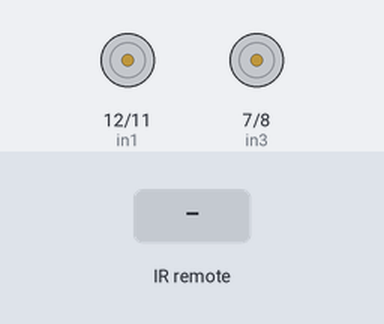
The sketch below on a simulated Arduino Uno, built with avr-gcc and run on an emulated ATmega328P. On the bench: motor-driver pin pairs drawn as motors (green arrow = first pin HIGH = forward, orange = second pin HIGH = backward, longer = more drive, scaled by the enable pin). The inputs (shaded band) are chosen by the test bench.

Above: at 1.2 s.
1.3 s: infrared code 0xFF18E7 received
At 1.42 s:
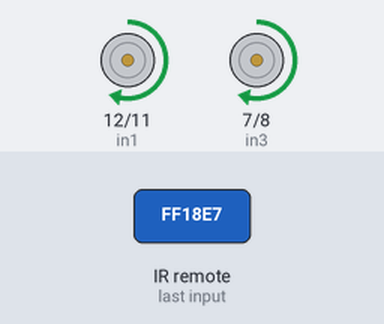
3.0 s: infrared code 0xFF4AB5 received
At 3.12 s:
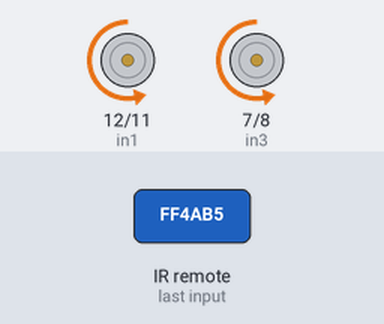
4.7 s: infrared code 0xFF10EF received
At 4.71 s:
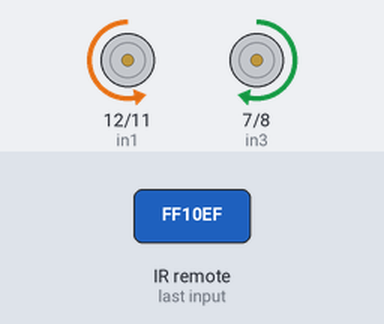
6.2 s: infrared code 0xFF5AA5 received
At 6.21 s:
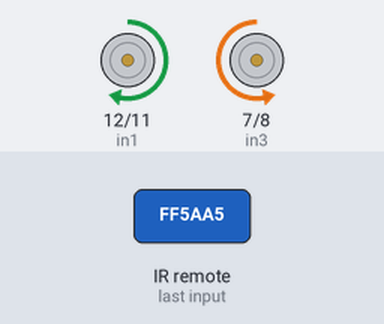
Timing chart, 0 to 8.7 s (numbered marks = the images above; inputs shaded):
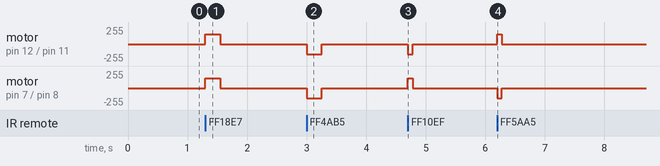

The sketch:

Arduino_Car_Code.ino
```cpp
#include <IRremote.h>
int RECV_PIN = 4; //IR receiver's signal pin
IRrecv irrecv(RECV_PIN);
decode_results results;


//Remote's pin declaration
#define F 16718055  //Forward - 2
#define B 16730805  //Backward - 8
#define L 16716015  //Left - 4
#define R 16734885  //Right - 6
#define longPress 4294967295  //repeat sequence


//Pin declaration for left motor.
const int enL = 10;
const int in1 = 12;
const int in2 = 11;

//Pin declaration for right motor.
const int enR = 9;
const int in3 = 7;
const int in4 = 8;


void Stop()
{
  digitalWrite(enL, LOW);
  digitalWrite(enR, LOW);
}

void rightForward(int speedPWM) //Sets the right motor to move forward
{
  analogWrite(enR, speedPWM);
   digitalWrite(in3, HIGH);
  digitalWrite(in4, LOW);
}

void rightBackward(int speedPWM)
{
  analogWrite(enR, speedPWM);
   digitalWrite(in3, LOW);
  digitalWrite(in4, HIGH);
}

void leftForward(int speedPWM)
{
analogWrite(enL, speedPWM);
   digitalWrite(in1, HIGH);
  digitalWrite(in2, LOW);

}

void leftBackward(int speedPWM)
{
  analogWrite(enL, speedPWM);
   digitalWrite(in1, LOW);
  digitalWrite(in2, HIGH);
}


void goForward(int speedPWM)
{
 rightForward(speedPWM);
 leftForward(speedPWM);
}

void goBackward(int speedPWM)
{
  rightBackward(speedPWM);
  leftBackward(speedPWM);
}

void goLeft(int speedPWM)
{
 rightForward(speedPWM);
 leftBackward(speedPWM);
}


void goRight(int speedPWM)
{
    leftForward(speedPWM);
    rightBackward(speedPWM);
}


void setup() {

  pinMode(enL, OUTPUT);
  pinMode(in1, OUTPUT);
  pinMode(in2, OUTPUT);

  pinMode(enR, OUTPUT);
  pinMode(in3, OUTPUT);
  pinMode(in4, OUTPUT);

 irrecv.enableIRIn();
}


unsigned long val;
unsigned long lastKey = longPress;
unsigned long preMillis = millis();

int speedPWM = 150;
int timeThreshold = 100;
//Development Agenda
/* Add speed controlling system
 *  Massive test on direction and tuning.
 */

void loop() {

   if (irrecv.decode(&results)) {
    preMillis = millis();
    val = results.value;

        irrecv.resume();

        if(val==longPress)//If it's a repeat sequence, we change val to the last valid key value
        {
        val = lastKey;
        }
        else
        {
          lastKey = val;
        }


        switch(val)
        {
        case F:
        {
       goForward(speedPWM);
        timeThreshold = 250;
        }
        break;

        case B:
        {
        goBackward(speedPWM);
        timeThreshold = 250;
        }
        break;

        case L:
        {
        goLeft(150);
        timeThreshold = 80;
        }
        break;

        case R:
        {
        goRight(150);
        timeThreshold = 80;
        }
        break;

         default:
         break;

        }

   }
   else
   {
    if(millis() - preMillis > timeThreshold)
    {
      Stop();
      preMillis = millis();
    }
   }


}
```

Measured:
- after the input at 1.3 s, motor on pin 12 (in1) / pin 11 (in2), motor on pin 7 (in3) / pin 8 (in4): stopped → forward 150/255 at once, → stopped 0.25 s later
- after the input at 3.0 s, motor on pin 12 (in1) / pin 11 (in2), motor on pin 7 (in3) / pin 8 (in4): stopped → backward 150/255 at once, → stopped 0.25 s later
- after the input at 4.7 s, motor on pin 12 (in1) / pin 11 (in2): stopped → backward 150/255 at once, → stopped 0.08 s later; motor on pin 7 (in3) / pin 8 (in4): stopped → forward 150/255 at once, → stopped 0.08 s later
- after the input at 6.2 s, motor on pin 12 (in1) / pin 11 (in2): stopped → forward 150/255 at once, → stopped 0.08 s later; motor on pin 7 (in3) / pin 8 (in4): stopped → backward 150/255 at once, → stopped 0.08 s later
